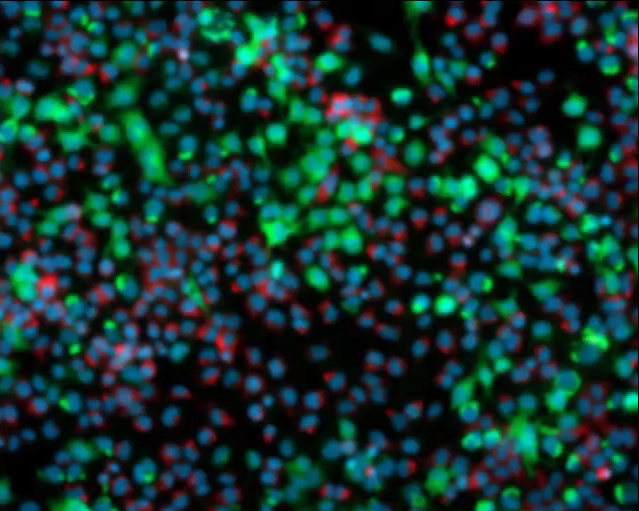
#> input picture images/test_image.jpg, 639 x 511 px
$ python 01-introduction-with-sobel.py
#> lines starting #> are read from the running program, lines starting #| are printed output that depends on the picture
import cv2
from skimage.filters import sobel

img = cv2.imread("images/test_image.jpg", 0) #open pictures as type 0: grayscale, 1: color
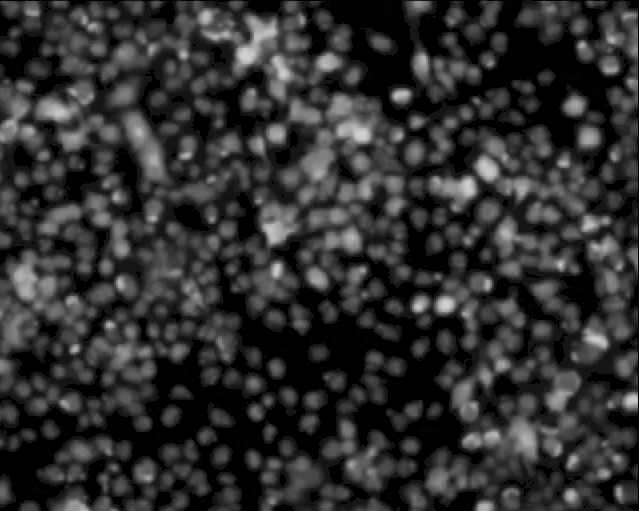
#> img: shape (511, 639); min 0, max 210, mean 47.4
img2 = sobel(img)  #sobel filter
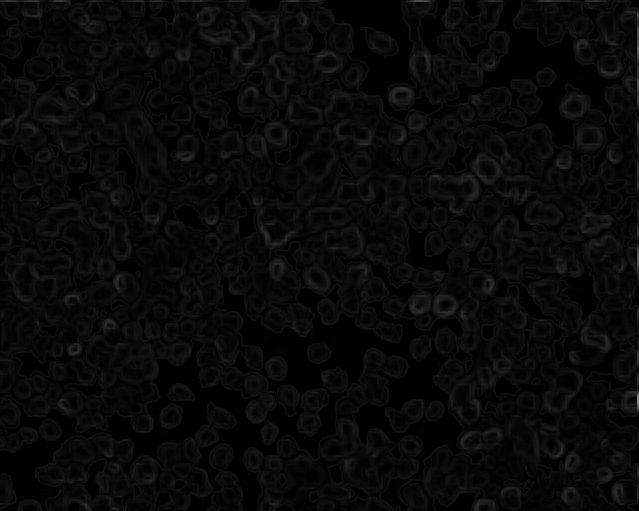
#> img2: shape (511, 639) float64; min 0, max 0.548, mean 0.0373

cv2.imshow("pic", img)
cv2.imshow("edge",img2)
print(img.shape)
#| (511, 639)

cv2.waitKey(0)
cv2.destroyAllWindows()
